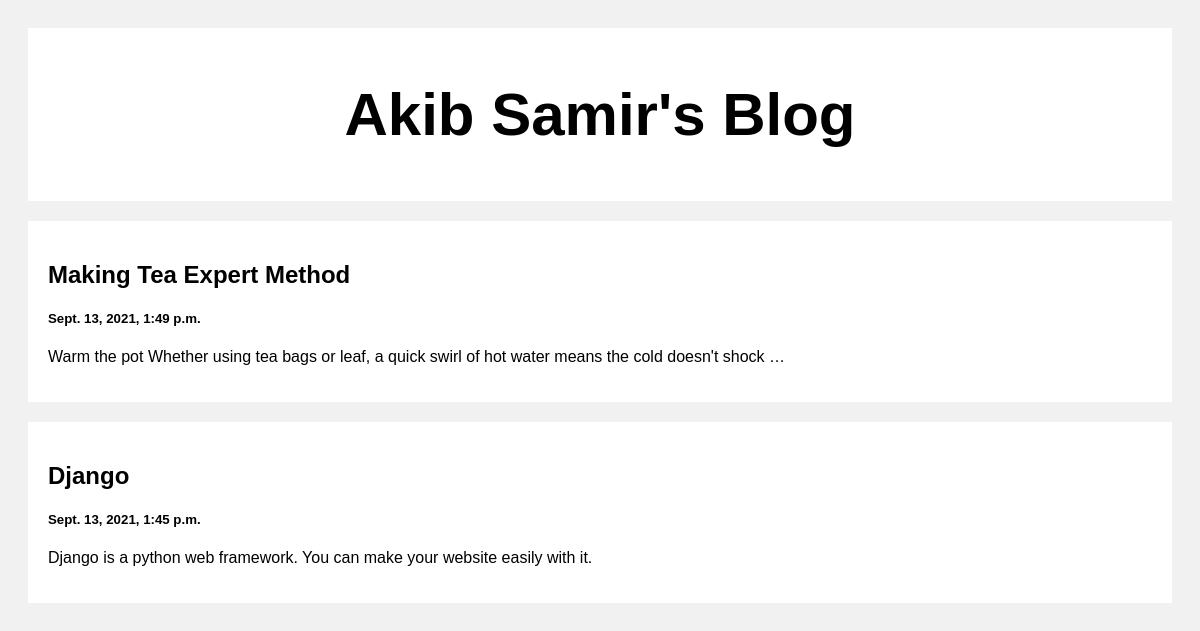
The page / on the database its author committed.
### post/models.py (models this page shows, shortened)
class Post(models.Model):
    title = models.CharField(max_length=100)
    body = models.TextField(max_length=100000)
    created_at = models.DateTimeField(default=datetime.now, blank=True)

### post/views.py (the view)
# urls.py: path('', views.index, name="index"),
def index(request):
    posts = Post.objects.all()
    return render(request, 'index.html', {'posts':posts})

### templates/index.html (shortened to what this page needs)
<!DOCTYPE html>
<html>
<head>
</head>
<body>
    <div class="header">
        <h2>Akib Samir's Blog</h2>
    </div>
    <div class="row">
        <div class="leftcolumn">
            {% for post in posts reversed %}
            <div class="card">
                <a style="text-decoration: none; color: black;" href="/post/{{post.id}}">
                    <h2>{{post.title}}</h2>
                    <h5>{{post.created_at}}</h5>
                    <p>{{post.body|truncatewords:20}}</p>
                </a>
            </div>
            {% endfor %}
        </div>
    </div>
</body>
</html>

### templates/index.html (style rules this page uses)
* { box-sizing: border-box; }
body { font-family: Arial; padding: 20px; background: #f1f1f1; }
.header { padding: 2px; font-size: 40px; text-align: center; background: white; }
.leftcolumn { float: left; width: 100%; }
.card { background-color: white; padding: 20px; margin-top: 20px; }
.row:after { content: ""; display: table; clear: both; }

### rows shown on the page
Post: title "Making Tea Expert Method", created_at "Sept. 13, 2021, 1:49 p.m.", body "Warm the pot Whether using tea bags or leaf, a quick swirl of hot water means the cold doesn't shock …"
Post: title "Django", created_at "Sept. 13, 2021, 1:45 p.m.", body "Django is a python web framework. You can make your website easily with it."
